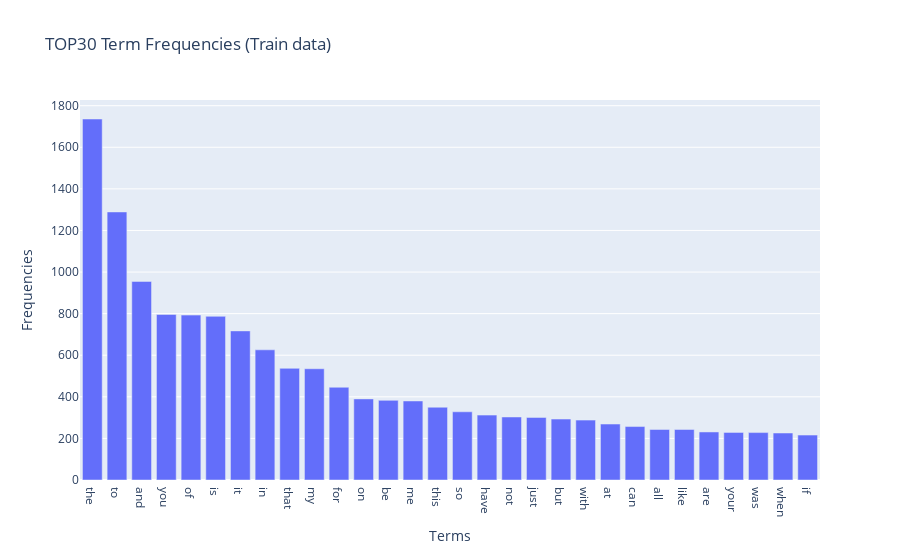

This figure's notebook cell:
### Code cell
# Learn the vocabulary and return document-term matrix
vectorizer = CountVectorizer()
train_document_term_matrix = vectorizer.fit_transform(train_df.text)

# TOP30 Term Frequencies (Train data)
train_term_frequencies = []
train_counts_arr = train_document_term_matrix.sum(axis=0).tolist()[0]

for j in range(0, train_document_term_matrix.shape[1]):
    train_term_frequencies.append(train_counts_arr[j])

term_freq_df = pd.DataFrame(vectorizer.get_feature_names_out(), columns=['terms'])
term_freq_df['frequency'] = train_term_frequencies

# Sort
term_freq_df = term_freq_df.sort_values(by=['frequency'], ascending=False)

fig = px.bar(term_freq_df[:30], x=term_freq_df['terms'][:30], y=term_freq_df['frequency'][:30],
             title="TOP30 Term Frequencies (Train data)", labels={'x': 'Terms', 'y': 'Frequencies'})

fig.show()

### Figure 1 — Plotly figure (JSON) as saved in the notebook; plotly's stock layout.template omitted (floating-point values rounded to 4 significant figures)
{"data": [{"alignmentgroup": "True", "hovertemplate": "Terms=%{x}<br>Frequencies=%{y}<extra></extra>", "legendgroup": "", "marker": {"color": "#636efa", "pattern": {"shape": ""}}, "name": "", "offsetgroup": "", "orientation": "v", "showlegend": false, "textposition": "auto", "type": "bar", "x": ["the", "to", "and", "you", "of", "is", "it", "in", "that", "my", "for", "on", "be", "me", "this", "so", "have", "not", "just", "but", "with", "at", "can", "all", "like", "are", "your", "was", "when", "if"], "xaxis": "x", "y": [1736, 1289, 955, 796, 793, 787, 717, 626, 537, 535, 446, 390, 383, 380, 350, 328, 312, 303, 301, 293, 288, 269, 257, 243, 243, 231, 229, 228, 226, 216], "yaxis": "y"}], "layout": {"barmode": "relative", "legend": {"tracegroupgap": 0}, "title": {"text": "TOP30 Term Frequencies (Train data)"}, "xaxis": {"anchor": "y", "domain": [0, 1], "title": {"text": "Terms"}}, "yaxis": {"anchor": "x", "domain": [0, 1], "title": {"text": "Frequencies"}}}}
